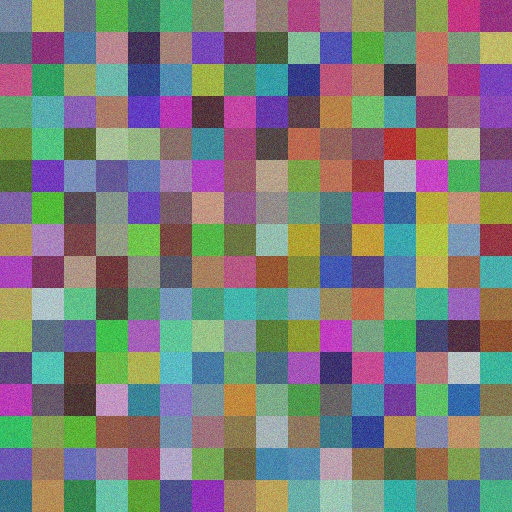
#> input picture src/3.proje/images/cover_image.jpg, 512 x 512 px
$ python main_final.py
#> lines starting #> are read from the running program, lines starting #| are printed output that depends on the picture; after the words box and inside, x2 and y2 are one past the last pixel; in counts of white or black regions, pixels touching at a corner belong together
### src/3.proje/watermark_generator.py
import numpy as np
import cv2
import os

class WatermarkGenerator:
    """
    Generates watermark images for testing purposes
    """

    def __init__(self, width=64, height=64):
        self.width = width
        self.height = height

    def generate_binary_watermark(self, num_bits=256):
        """
        Generate a random binary watermark

        Args:
            num_bits (int): Number of bits in the watermark

        Returns:
            np.ndarray: Binary watermark array
        """
        return np.random.randint(0, 2, num_bits)

    def generate_logo_watermark(self, text="WATERMARK"):
        """
        Generate a text-based watermark image

        Args:
            text (str): Text to display in watermark

        Returns:
            np.ndarray: Watermark image
        """
        # Create a white background
        watermark = np.ones((self.height, self.width), dtype=np.uint8) * 255

        # Add text
        font = cv2.FONT_HERSHEY_SIMPLEX
        font_scale = 0.6
        color = (0, 0, 0)  # Black text
        thickness = 2

        # Get text size
        (text_width, text_height), baseline = cv2.getTextSize(text, font, font_scale, thickness)

        # Center the text
        x = (self.width - text_width) // 2
        y = (self.height + text_height) // 2

        cv2.putText(watermark, text, (x, y), font, font_scale, color, thickness)

        return watermark

    # [17 lines left out: function generate_pattern_watermark, not called in this run]

    def save_watermark(self, watermark, filename="watermark.png"):
        """
        Save watermark to file

        Args:
            watermark (np.ndarray): Watermark image
            filename (str): Output filename
        """
        if not os.path.exists("watermarks"):
            os.makedirs("watermarks")

        filepath = os.path.join("watermarks", filename)
        cv2.imwrite(filepath, watermark)
        print(f"Watermark saved to: {filepath}")
        return filepath

# [21 lines left out: function main, not called in this run]

# [2 lines that do not run on import are left out]

### src/3.proje/final_watermarker.py
import numpy as np
import cv2
from scipy.fft import dct, idct

class FinalDCTWatermarker:
    """
    Final implementation of DCT-Domain Inter-Block Relationship Watermarking
    """

    def __init__(self, block_size=8, threshold=10.0, coefficient_position=(3, 4)):
        self.block_size = block_size
        self.threshold = threshold
        self.coefficient_position = coefficient_position

    def preprocess_image(self, image):
        """Convert to grayscale"""
        if len(image.shape) == 3:
            gray = cv2.cvtColor(image, cv2.COLOR_BGR2GRAY)
        else:
            gray = image.copy()

        return gray.astype(np.float32)

    def divide_into_blocks(self, image):
        """Divide image into blocks"""
        h, w = image.shape
        blocks = []

        for i in range(0, h - self.block_size + 1, self.block_size):
            for j in range(0, w - self.block_size + 1, self.block_size):
                block = image[i:i+self.block_size, j:j+self.block_size]
                blocks.append(block)

        return blocks

    def apply_dct_to_blocks(self, blocks):
        """Apply DCT to each block"""
        dct_blocks = []
        for block in blocks:
            dct_block = dct(dct(block.T, norm='ortho').T, norm='ortho')
            dct_blocks.append(dct_block)
        return dct_blocks

    def embed_watermark_bit(self, dct_block1, dct_block2, bit):
        """Embed watermark bit using inter-block relationship"""
        row, col = self.coefficient_position

        coeff1 = dct_block1[row, col]
        coeff2 = dct_block2[row, col]

        mag1 = abs(coeff1)
        mag2 = abs(coeff2)

        new_dct_block1 = dct_block1.copy()
        new_dct_block2 = dct_block2.copy()

        if bit == 1:
            # Ensure |D_block1| > |D_block2| + T
            if mag1 <= mag2 + self.threshold:
                # Increase coeff1
                new_dct_block1[row, col] = coeff1 + self.threshold + 1
        else:
            # Ensure |D_block1| < |D_block2| - T
            if mag1 >= mag2 - self.threshold:
                # Decrease coeff1
                new_dct_block1[row, col] = coeff1 - self.threshold - 1

        return new_dct_block1, new_dct_block2

    def extract_watermark_bit(self, dct_block1, dct_block2):
        """Extract watermark bit from inter-block relationship"""
        row, col = self.coefficient_position

        coeff1 = dct_block1[row, col]
        coeff2 = dct_block2[row, col]

        mag1 = abs(coeff1)
        mag2 = abs(coeff2)

        # Extract bit based on relationship
        if mag1 > mag2 + self.threshold / 2:
            return 1
        else:
            return 0

    def reconstruct_image_from_dct(self, dct_blocks, original_shape):
        """Reconstruct image from DCT blocks"""
        h, w = original_shape
        reconstructed = np.zeros((h, w), dtype=np.float32)

        block_idx = 0
        for i in range(0, h - self.block_size + 1, self.block_size):
            for j in range(0, w - self.block_size + 1, self.block_size):
                idct_block = idct(idct(dct_blocks[block_idx].T, norm='ortho').T, norm='ortho')
                reconstructed[i:i+self.block_size, j:j+self.block_size] = idct_block
                block_idx += 1

        return reconstructed

    def embed_watermark(self, cover_image, watermark_bits):
        """Embed watermark into cover image"""
        print("Embedding watermark...")

        # Preprocess image
        gray_image = self.preprocess_image(cover_image)

        # Divide into blocks
        blocks = self.divide_into_blocks(gray_image)
        print(f"Number of blocks: {len(blocks)}")

        # Apply DCT to blocks
        dct_blocks = self.apply_dct_to_blocks(blocks)

        # Embed watermark bits
        num_pairs = len(dct_blocks) // 2
        watermark_length = min(len(watermark_bits), num_pairs)

        print(f"Embedding {watermark_length} watermark bits...")

        for i in range(watermark_length):
            block1_idx = i * 2
            block2_idx = i * 2 + 1

            if block2_idx < len(dct_blocks):
                dct_blocks[block1_idx], dct_blocks[block2_idx] = self.embed_watermark_bit(
                    dct_blocks[block1_idx],
                    dct_blocks[block2_idx],
                    watermark_bits[i]
                )

        # Reconstruct image
        watermarked_gray = self.reconstruct_image_from_dct(dct_blocks, gray_image.shape)

        # Convert back to original format
        if len(cover_image.shape) == 3:
            watermarked_image = np.zeros_like(cover_image, dtype=np.uint8)
            for i in range(3):
                watermarked_image[:, :, i] = np.clip(watermarked_gray, 0, 255).astype(np.uint8)
        else:
            watermarked_image = np.clip(watermarked_gray, 0, 255).astype(np.uint8)

        return watermarked_image

    def extract_watermark(self, watermarked_image, watermark_length):
        """Extract watermark from watermarked image"""
        print("Extracting watermark...")

        # Preprocess image
        gray_image = self.preprocess_image(watermarked_image)

        # Divide into blocks
        blocks = self.divide_into_blocks(gray_image)
        print(f"Number of blocks: {len(blocks)}")

        # Apply DCT to blocks
        dct_blocks = self.apply_dct_to_blocks(blocks)

        # Extract watermark bits
        num_pairs = len(dct_blocks) // 2
        actual_length = min(watermark_length, num_pairs)

        print(f"Extracting {actual_length} watermark bits...")

        extracted_bits = []
        for i in range(actual_length):
            block1_idx = i * 2
            block2_idx = i * 2 + 1

            if block2_idx < len(dct_blocks):
                bit = self.extract_watermark_bit(
                    dct_blocks[block1_idx],
                    dct_blocks[block2_idx]
                )
                extracted_bits.append(bit)

        return np.array(extracted_bits)

# [38 lines left out: function test_final_watermarking, not called in this run]

# [6 lines that do not run on import are left out]

### src/3.proje/main_final.py
import numpy as np
import cv2
import os
from watermark_generator import WatermarkGenerator
from final_watermarker import FinalDCTWatermarker

class FinalWatermarkingSystem:
    """
    Final watermarking system with improved DCT inter-block relationship method
    """

    def __init__(self):
        self.generator = WatermarkGenerator()
        self.watermarker = FinalDCTWatermarker()

        # File paths - modify these as needed
        self.cover_image_path = "images/cover_image.jpg"
        self.watermark_image_path = "watermarks/logo_watermark.png"
        self.watermarked_output_path = "output/watermarked_image.png"
        self.extracted_watermark_path = "output/extracted_watermark.txt"

        # Create output directory
        os.makedirs("output", exist_ok=True)
        os.makedirs("images", exist_ok=True)

    def calculate_psnr(self, original, watermarked):
        """Calculate Peak Signal-to-Noise Ratio (PSNR)"""
        original = original.astype(np.float64)
        watermarked = watermarked.astype(np.float64)

        mse = np.mean((original - watermarked) ** 2)

        if mse == 0:
            return float('inf')

        max_pixel = 255.0
        psnr = 20 * np.log10(max_pixel / np.sqrt(mse))

        return psnr

    def calculate_ncc(self, original, watermarked):
        """Calculate Normalized Cross-Correlation (NCC)"""
        orig_flat = original.flatten().astype(np.float64)
        water_flat = watermarked.flatten().astype(np.float64)

        mean_orig = np.mean(orig_flat)
        mean_water = np.mean(water_flat)

        orig_centered = orig_flat - mean_orig
        water_centered = water_flat - mean_water

        numerator = np.sum(orig_centered * water_centered)
        denominator = np.sqrt(np.sum(orig_centered ** 2) * np.sum(water_centered ** 2))

        if denominator == 0:
            return 0.0

        ncc = numerator / denominator
        return ncc

    def create_sample_cover_image(self):
        """Create a sample cover image if it doesn't exist"""
        if not os.path.exists(self.cover_image_path):
            print("Creating sample cover image...")

            # Create a sample image with some texture
            height, width = 512, 512
            cover_image = np.zeros((height, width, 3), dtype=np.uint8)

            # Add some patterns
            for i in range(0, height, 32):
                for j in range(0, width, 32):
                    color = np.random.randint(50, 200, 3)
                    cover_image[i:i+32, j:j+32] = color

            # Add some noise
            noise = np.random.randint(-20, 20, (height, width, 3))
            cover_image = np.clip(cover_image.astype(np.int16) + noise, 0, 255).astype(np.uint8)

            # Save the image
            cv2.imwrite(self.cover_image_path, cover_image)
            print(f"Sample cover image created: {self.cover_image_path}")

    def load_cover_image(self):
        """Load cover image from file"""
        if not os.path.exists(self.cover_image_path):
            self.create_sample_cover_image()

        cover_image = cv2.imread(self.cover_image_path)
        if cover_image is None:
            raise ValueError(f"Could not load cover image from {self.cover_image_path}")

        print(f"Cover image loaded: {cover_image.shape}")
        return cover_image

    def load_watermark(self):
        """Load watermark from file or generate new one"""
        if os.path.exists(self.watermark_image_path):
            # Load watermark image and convert to binary
            watermark_image = cv2.imread(self.watermark_image_path, cv2.IMREAD_GRAYSCALE)
            if watermark_image is not None:
                # Convert image to binary watermark
                watermark_bits = (watermark_image.flatten() > 127).astype(int)
                print(f"Watermark loaded from image: {len(watermark_bits)} bits")
                return watermark_bits

        # Generate new watermark
        print("Generating new watermark...")
        watermark_bits = self.generator.generate_binary_watermark(64)  # Smaller watermark for better results

        # Save watermark
        self.generator.save_watermark(
            self.generator.generate_logo_watermark("DCT_WM"),
            "logo_watermark.png"
        )

        print(f"New watermark generated: {len(watermark_bits)} bits")
        return watermark_bits

    def embed_watermark(self):
        """Embed watermark into cover image"""
        print("\n=== WATERMARK EMBEDDING ===")

        # Load cover image and watermark
        cover_image = self.load_cover_image()
#> in load_cover_image, cover_image is the input picture: shape (512, 512, 3); mean B, G, R 122.8, 125.2, 124.8
#| Cover image loaded: (512, 512, 3)
        watermark_bits = self.load_watermark()
#> in save_watermark, `cv2.imwrite(filepath, watermark)`:
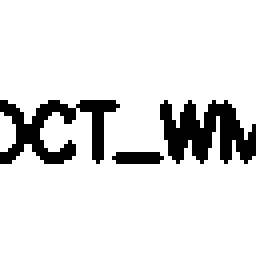
#> saved as logo_watermark.png: shape (64, 64) (shown 4 times larger); 88.1% white; 3 black regions, box (x1, y1, x2, y2) and area: (40, 25, 64, 41) 234, (0, 25, 30, 41) 217, (28, 38, 41, 41) 35

        # Embed watermark
        watermarked_image = self.watermarker.embed_watermark(cover_image, watermark_bits)
#> in preprocess_image, `gray = cv2.cvtColor(image, cv2.COLOR_BGR2GRAY)`:
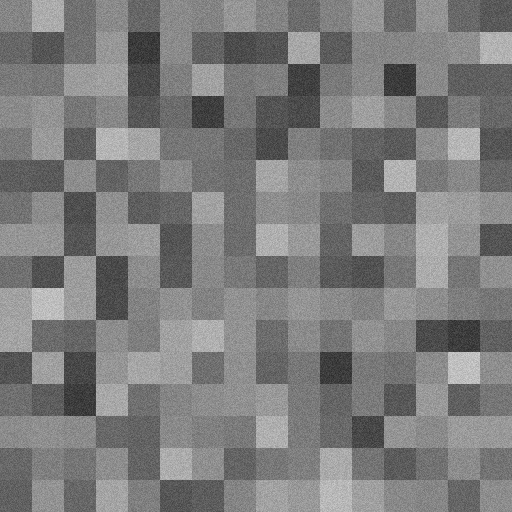
#> gray: shape (512, 512); min 39, max 211, mean 124.8
#> after the loop in divide_into_blocks, `for i in range(0, h - self.block_size + 1, self.block_size):`: blocks = 4096 items
#| Number of blocks: 4096
#> in embed_watermark, `num_pairs = len(dct_blocks) // 2`: num_pairs = 2048
#> in embed_watermark, `watermark_length = min(len(watermark_bits), num_pairs)`: watermark_length = 64
#> (printed output is left out)
#> the loop in embed_watermark, `for i in range(watermark_length):` made 64 passes
#> (coeff1 in embed_watermark_bit, coeff2 in embed_watermark_bit, mag1 in embed_watermark_bit, mag2 in embed_watermark_bit) on passes 1 to 12: (-14.78, 0.259, 14.78, 0.259), (9.63, 5.49, 9.63, 5.49), (-5.11, 0.119, 5.11, 0.119), (-9.82, 5.16, 9.82, 5.16), (-5.41, -5.38, 5.41, 5.38), (-4.93, -20.15, 4.93, 20.15), (5.38, 4.77, 5.38, 4.77), (-0.126, -5.65, 0.126, 5.65), (15.26, -5.34, 15.26, 5.34), (5.01, -5.36, 5.01, 5.36), (4.65, -0.173, 4.65, 0.173), (-0.105, 4.65, 0.105, 4.65)
#> after the loop in reconstruct_image_from_dct, `for i in range(0, h - self.block_size + 1, self.block_size):`: block_idx = 4096

        # Save watermarked image
        cv2.imwrite(self.watermarked_output_path, watermarked_image)
        print(f"Watermarked image saved: {self.watermarked_output_path}")

        # Calculate quality metrics
        psnr = self.calculate_psnr(cover_image, watermarked_image)
#> in calculate_psnr, `mse = np.mean((original - watermarked) ** 2)`: mse = 1469.6
#> in calculate_psnr, `psnr = 20 * np.log10(max_pixel / np.sqrt(mse))`: psnr = 16.46
        ncc = self.calculate_ncc(cover_image, watermarked_image)

        print(f"\nQuality Metrics:")
        print(f"PSNR: {psnr:.2f} dB")
        print(f"NCC: {ncc:.4f}")

        return watermarked_image, watermark_bits

    def extract_watermark(self, watermarked_image, original_watermark):
        """Extract watermark from watermarked image"""
        print("\n=== WATERMARK EXTRACTION ===")

        # Extract watermark
        extracted_watermark = self.watermarker.extract_watermark(
            watermarked_image,
            len(original_watermark)
        )

        # Save extracted watermark
        with open(self.extracted_watermark_path, "w") as f:
            f.write(" ".join(map(str, extracted_watermark)))
        print(f"Extracted watermark saved: {self.extracted_watermark_path}")

        # Calculate extraction metrics
        min_length = min(len(original_watermark), len(extracted_watermark))
        if min_length > 0:
            original_truncated = original_watermark[:min_length]
            extracted_truncated = extracted_watermark[:min_length]

            errors = np.sum(original_truncated != extracted_truncated)
            ber = errors / min_length
            similarity = (min_length - errors) / min_length
        else:
            ber = 1.0
            similarity = 0.0

        print(f"\nExtraction Metrics:")
        print(f"Bit Error Rate (BER): {ber:.4f}")
        print(f"Similarity: {similarity:.4f}")
        print(f"Extracted watermark length: {len(extracted_watermark)}")

        return extracted_watermark

    def run_complete_test(self):
        """Run complete watermarking test"""
        print("DCT-Domain Inter-Block Relationship Watermarking System")
        print("=" * 60)

        try:
            # Embed watermark
            watermarked_image, original_watermark = self.embed_watermark()
#> in calculate_ncc, `mean_orig = np.mean(orig_flat)`: mean_orig = 124.3
#> in calculate_ncc, `numerator = np.sum(orig_centered * water_centered)`: numerator = 537332895.1
#> in calculate_ncc, `denominator = np.sqrt(np.sum(orig_centered ** 2) * np.sum(water_center..`: denominator = 1.04e+09
#> in calculate_ncc, `ncc = numerator / denominator`: ncc = 0.517
#| PSNR: 16.46 dB
#| NCC: 0.5173

            # Extract watermark
            extracted_watermark = self.extract_watermark(watermarked_image, original_watermark)

            # Display results
            print("\n=== FINAL RESULTS ===")
            print(f"Original watermark: {original_watermark[:10]}...")
            print(f"Extracted watermark: {extracted_watermark[:10]}...")

            # Calculate final metrics
            min_length = min(len(original_watermark), len(extracted_watermark))
            if min_length > 0:
                original_truncated = original_watermark[:min_length]
                extracted_truncated = extracted_watermark[:min_length]

                errors = np.sum(original_truncated != extracted_truncated)
                final_ber = errors / min_length
                final_similarity = (min_length - errors) / min_length
            else:
                final_ber = 1.0
                final_similarity = 0.0

            print(f"\nFinal Extraction Quality:")
            print(f"Bit Error Rate: {final_ber:.4f}")
            print(f"Similarity: {final_similarity:.4f}")

            if final_similarity > 0.7:
                print("+ Watermark extraction successful!")
            else:
                print("- Watermark extraction quality is low")

            print(f"\nFiles created:")
            print(f"- Cover image: {self.cover_image_path}")
            print(f"- Watermarked image: {self.watermarked_output_path}")
            print(f"- Extracted watermark: {self.extracted_watermark_path}")
            print(f"- Watermark image: {self.watermark_image_path}")

        except Exception as e:
            print(f"Error during watermarking process: {str(e)}")
            raise

def main():
    """Main function to run the watermarking system"""
    # Initialize the system
    system = FinalWatermarkingSystem()

    # Run complete test
    system.run_complete_test()
#> in run_complete_test, `watermarked_image, original_watermark = self.embed_watermark()`: original_watermark = 64 values, max 1 at index 1, min 0 at index 0, mean 0.594
#> in extract_watermark, `blocks = self.divide_into_blocks(gray_image)`: blocks = 4096 items
#| Number of blocks: 4096
#> in extract_watermark, `num_pairs = len(dct_blocks) // 2`: num_pairs = 2048
#> in extract_watermark, `actual_length = min(watermark_length, num_pairs)`: actual_length = 64
#> (printed output is left out)
#> the loop in extract_watermark, `for i in range(actual_length):` made 64 passes
#> (coeff1 in extract_watermark_bit, coeff2 in extract_watermark_bit, mag1 in extract_watermark_bit, mag2 in extract_watermark_bit, bit) on passes 1 to 12: (-25.1, 0.259, 25.1, 0.259, 1), (19.95, 5.49, 19.95, 5.49, 1), (5.21, 0.119, 5.21, 0.119, 1), (-20.14, 5.16, 20.14, 5.16, 1), (4.92, -5.92, 4.92, 5.92, 0), (5.39, -20.15, 5.39, 20.15, 0), (15.7, 5.06, 15.7, 5.06, 1), (10.2, -5.65, 10.2, 5.65, 0), (25.58, -5.3, 25.58, 5.3, 1), (15.33, -4.96, 15.33, 4.96, 1), (14.97, -0.173, 14.97, 0.173, 1), (-10.43, 4.65, 10.43, 4.65, 1)
#| Bit Error Rate (BER): 0.4844
#| Similarity: 0.5156
#| Extracted watermark length: 64
#> (printed output is left out)
#> (printed output is left out)
#| Bit Error Rate: 0.4844
#| Similarity: 0.5156

if __name__ == "__main__":
    main()
